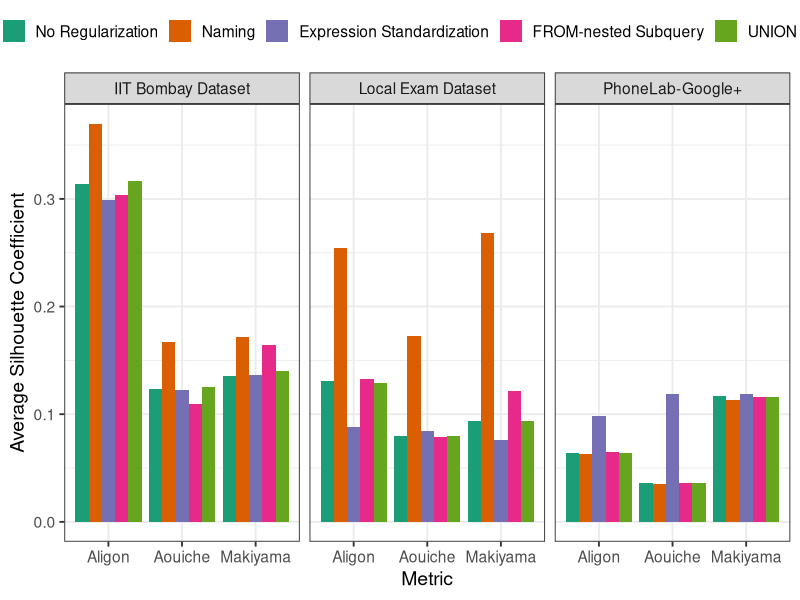

This figure's R source: (Note: this script raises an error after producing the figure.)
# set working directory
#setwd("~/Downloads/EttuBench")

# load supporting libraries
library(ggplot2)

comparison <- read.csv(file = "./data/modules.csv")
comparison$Regularization <- factor(comparison$Regularization, 
                                    levels = c("No Regularization",
                                               "Naming",
                                               "Expression Standardization",
                                               "FROM-nested Subquery",
                                               "UNION Pull-out"))
comparison$Dataset <- factor(comparison$Dataset, 
                             levels = c("IIT Bombay Dataset", "Local Exam Dataset",
                                        "PhoneLab-Google+"))

# individual module analysis
ggplot(data = comparison, aes(x = Metric, y = Silhouette, fill=Regularization)) + 
  geom_bar(position="dodge", stat="identity") + facet_grid(~ Dataset) + 
  ylab("Average Silhouette Coefficient") + xlab("Metric") + 
  theme_bw(base_size = 14) + theme(legend.position = "top", legend.title = element_blank()) + 
  scale_fill_brewer(palette = "Dark2") +
  ggsave(file = "./figure/module.pdf")